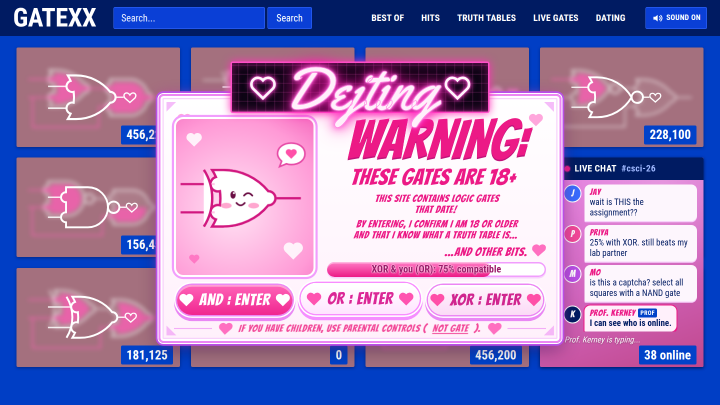
#> input picture research/pit4/r1-2/shots/f2-gate-1440-hoverOR.png, 1440 x 810 px, given in place of f2-gate-1440.png, which was not available (shown at 1/2 size)
$ python measure.py
#> lines starting #> are read from the running program, lines starting #| are printed output that depends on the picture; pictures that were not available may be replaced by others from this repository, and a replacement may not be noted
# measure.py: Pillow numbers for f2 vs mockup c20f7340 (rubric table) + side-by-sides.
# usage: python3 research/pit4/r1-2/measure.py '<metrics json from shots.mjs gate 1440>'
import json, sys, os
from PIL import Image, ImageChops, ImageStat

HERE = os.path.dirname(os.path.abspath(__file__))
SHOTS = os.path.join(HERE, 'shots')
REFS = '/tmp/claude-0/-home-user-gates-of-babylon/63c52f04-baa1-549c-a2ad-a7fd8a659ba1/scratchpad/refs'
W, H = 1440, 810
me = Image.open(os.path.join(SHOTS, 'f2-gate-1440.png')).convert('RGB')
#> me is the input picture: PIL image 1440x810 RGB; mean R, G, B 152.4, 125.7, 184.2
mock = Image.open(os.path.join(REFS, 'c20f7340-image.png')).convert('RGB').resize((W, H), Image.LANCZOS)
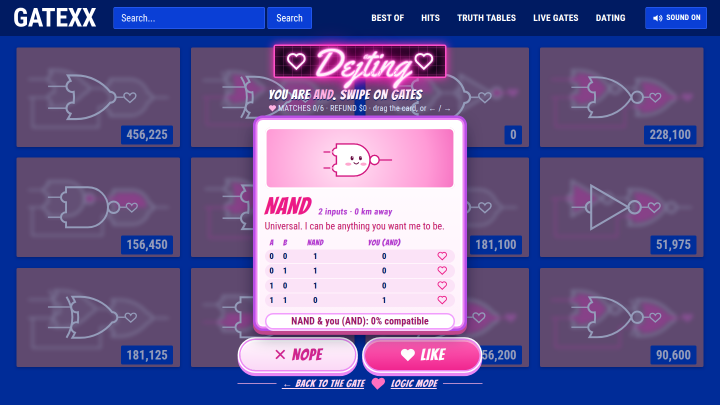
#> input picture research/pit4/r1-2/shots/f2-next-1440-clean.png, 1440 x 810 px, given in place of c20f7340-image.png, which was not available (shown at 1/2 size)
#> mock is the input picture: PIL image 1440x810 RGB; mean R, G, B 100.5, 90.9, 149.6
m = json.loads(sys.argv[1]) if len(sys.argv) > 1 else None

hexs = lambda c: '#%02x%02x%02x' % tuple(int(v) for v in c)
def mean(img, box): return ImageStat.Stat(img.crop(box)).mean
def pink(p): r, g, b = p; return r > 190 and g < 90 and b > 90
def header_h(img):
    x = 8
    for y in range(4, 200):
        r, g, b = img.getpixel((x, y))
        if b > 150: return y
#> `mh, eh = header_h(mock), header_h(me)`: mh = 72
def cap(img, box):
#> called with box = (777, 226, 1051, 324)
    x0, y0, x1, y1 = box; rows = []
    for y in range(y0, y1):
        n = sum(1 for x in range(x0, x1, 2) if pink(img.getpixel((x, y))))
        rows.append(n > 3)
#> after the loop, rows = 98 items, first 6: False, False, False, False, False, False
    # first contiguous run of ink rows
    s = rows.index(True); e = s
#> after `s = rows.index(True)`: s = 93
#> after `e = s`: e = 93
    while e < len(rows) and rows[e]: e += 1
#> this loop made 2 passes
#> e on passes 1 to 2: 94, 95
#> after the loop, e = 95
    return e - s
def ink_mean(img, box):
    x0, y0, x1, y1 = box; px = [img.getpixel((x, y)) for y in range(y0, y1, 2) for x in range(x0, x1, 2)]
    px = [p for p in px if pink(p)]
    return [sum(c[i] for c in px) / len(px) for i in range(3)]

out = []
row = lambda k, a, b, t: out.append(f'| {k} | {a} | {b} | {t} |')
row('top bar hex', hexs(mean(mock, (720, 10, 800, 20))), hexs(mean(me, (680, 5, 800, 12))), '#001b62 ±15')
row('grid bg hex', hexs(mean(mock, (2, 300, 14, 500))), hexs(mean(me, (4, 300, 20, 500))), '#003ec5 ±15')
mh, eh = header_h(mock), header_h(me)
row('header h / H', f'{mh / H:.3f}', f'{eh / H:.3f}', '.085-.10')
mc = cap(mock, (int(.54 * W), int(.28 * H), int(.73 * W), int(.40 * H)))
#> mc = 2
if m:
    wx0, wy0, wx1, wy1 = m['warn']
    ec = cap(me, (wx0, wy0, wx1, wy0 + 110))
    row('WARNING cap / H', f'{mc / H:.3f}', f'{ec / H:.3f}', '.11-.13')
    row('headline pink', hexs(ink_mean(mock, (int(.54 * W), int(.29 * H), int(.76 * W), int(.45 * H)))), hexs(ink_mean(me, (wx0, wy0, wx1, wy1))), '#f01a88 ±20')
    x0, y0, x1, y1 = m['modal']; sy0 = m['sign'][1]
    row('modal x-span', '.22-.78', f'{x0 / W:.3f}-{x1 / W:.3f} (w {(x1 - x0) / W:.3f})', 'w .52-.58, centred')
    row('modal y-span incl sign', '.14-.85 (h .71)', f'{sy0 / H:.3f}-{y1 / H:.3f} (h {(y1 - sy0) / H:.3f})', 'h .55-.70')
    t0, t11 = m['tile0'], m['tile11']
    row('tile w/W, h/H, grid bottom', '.225, .24, .90', f'{(t0[2] - t0[0]) / W:.3f}, {(t0[3] - t0[1]) / H:.3f}, {t11[3] / H:.3f}', '≈.225 × .24, ≥.90')
    sx0, sx1 = m['sign'][0], m['sign'][2]
    ov = (m['modal'][1] - sy0) / (m['sign'][3] - sy0)
    row('sign overlap of own h', '≈.38', f'{1 - ov:.2f}', '.30-.40')
# C5 balance: mean luminance halves
L = me.convert('L'); lh, rh = ImageStat.Stat(L.crop((0, 0, W // 2, H))).mean[0], ImageStat.Stat(L.crop((W // 2, 0, W, H))).mean[0]
#> after `L = me.convert('L')`:
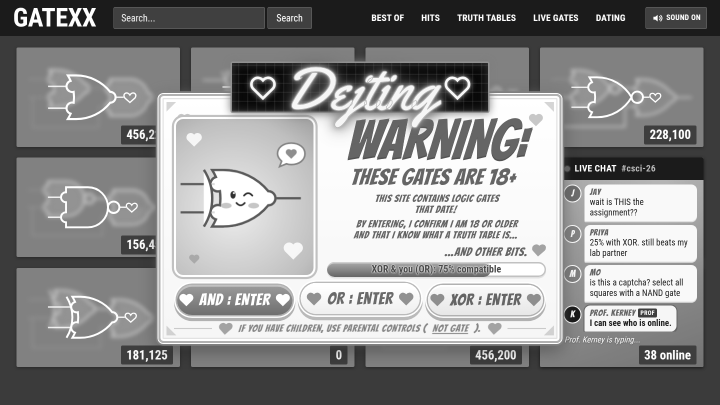
#> L: PIL image 1440x810 L (shown at 1/2 size); min 7, max 255, mean 140.4
#> after `lh, rh = (ImageStat.Stat(L.crop((0, 0, W // 2, H))).mean[0], ImageStat`: lh = 137.4; rh = 143.4
row('L/R luminance', '-', f'{lh:.1f} / {rh:.1f} ({abs(lh - rh) / max(lh, rh) * 100:.1f}%)', '≤12%')
if m and m['chat']:
    cx0, cy0, cx1, cy1 = m['chat']
    row('chat mean colour', '-', hexs(mean(me, (int(m['modal'][2]) + 4, cy0, cx1, cy1))), 'within ΔRGB 40 of a token')
    clean = Image.open(os.path.join(SHOTS, 'f2-gate-1440-clean.png')).convert('RGB')
    still = Image.open(os.path.join(SHOTS, 'f2-gate-1440-still.png')).convert('RGB')
    bx = m['btns']; wx = m['warn']
    tot = cov = 0
    for box in (bx, (wx[0], wx[1], wx[2], bx[1])):
        d = ImageChops.difference(still.crop(box), clean.crop(box)).convert('L').point(lambda v: 255 if v > 24 else 0)
        cov += ImageStat.Stat(d).sum[0] / 255; tot += (box[2] - box[0]) * (box[3] - box[1])
    row('surprise over text/buttons', '-', f'{cov / tot * 100:.2f}%', '≤2%')
print('| metric | mockup c20f7340 | f2 @1440 | target |\n|---|---|---|---|')
print('\n'.join(out))

# side-by-side + blend
sbs = Image.new('RGB', (W * 2 + 20, H), 'black'); sbs.paste(mock, (0, 0)); sbs.paste(me, (W + 20, 0)); sbs.save(os.path.join(SHOTS, 'sbs-c20f7340.png'))
#> after `sbs = Image.new('RGB', (W * 2 + 20, H), 'black')`: sbs: PIL image 2900x810 RGB; every value is 0
#> after `sbs.paste(mock, (0, 0))`:
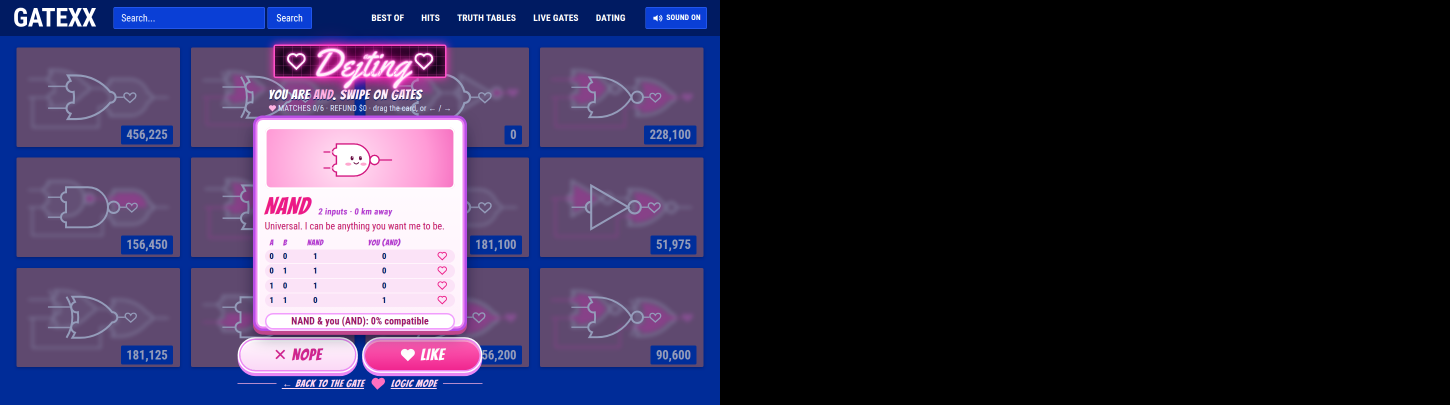
#> sbs: PIL image 2900x810 RGB (shown at 1/2 size); mean R, G, B 49.9, 45.1, 74.3
#> after `sbs.paste(me, (W + 20, 0))`:
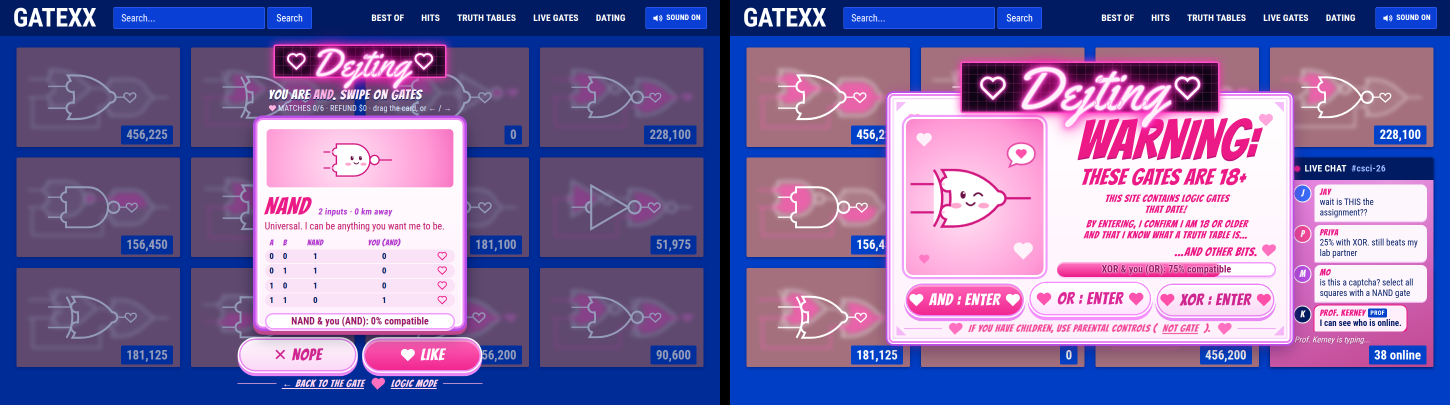
#> sbs: PIL image 2900x810 RGB (shown at 1/2 size); mean R, G, B 125.6, 107.6, 165.7
Image.blend(mock, me, .5).save(os.path.join(SHOTS, 'blend-c20f7340.png'))
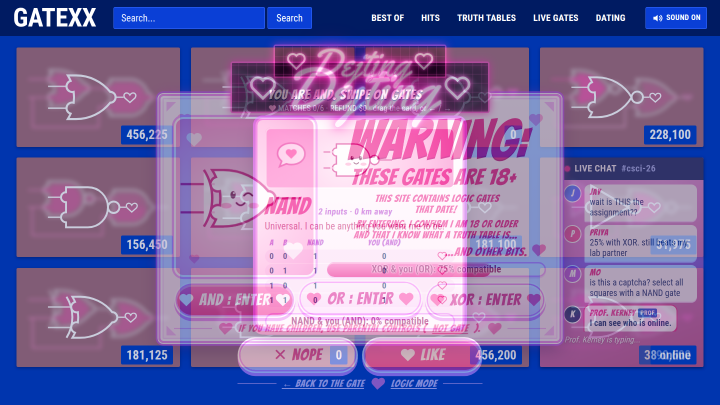
#> saved as blend-c20f7340.png: PIL image 1440x810 RGB (shown at 1/2 size); mean R, G, B 126.3, 108.1, 166.6
for ref in ('ee486fef', '8c0d1049'):
#> (the run stopped early here; a loop or call above may not have finished)
